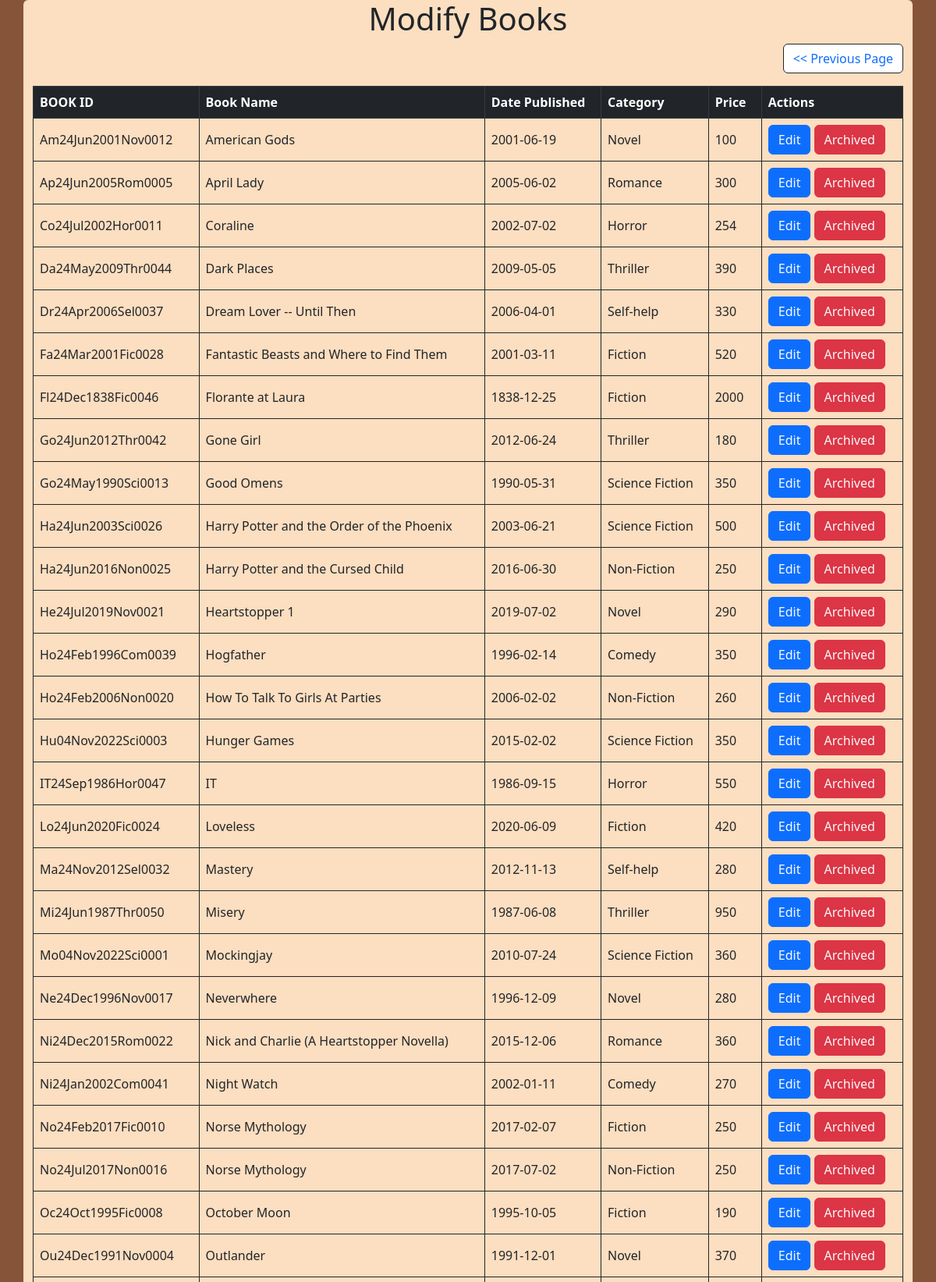
Screenshot of /Register/books.php (signed in, upper part) with the database file from the repository.
### tables this page shows
CREATE TABLE `books` (
  `book_id` varchar(255) NOT NULL,
  `book_name` varchar(255) NOT NULL,
  `pub_date` date NOT NULL,
  `date_added` date NOT NULL DEFAULT current_timestamp(),
  `category` varchar(255) NOT NULL,
  `counts` int(255) NOT NULL,
  `price` int(255) NOT NULL,
  `status` varchar(100) NOT NULL,
  `username` varchar(255) NOT NULL,
  `author` varchar(100) NOT NULL
);

### Register/books.php (the view, shortened to what this page needs)
<?php
	include('../User/functions.php');
?>
<?php
    include('servbooks.php');
?>
<html>
    <head>
    <link href="https://cdn.jsdelivr.net/npm/bootstrap@5.2.2/dist/css/bootstrap.min.css" rel="stylesheet"
>
    <link rel="stylesheet" href="edit.css">
    </head>
	<body>
        <div class="container rounded">
                <div class="table-responsive">
                <h1 class="text-center">Modify Books</h1>
                <ul class="pagination d-flex justify-content-end">
                    <a href="../Admin/home.php" class="page-link rounded border border-dark btn btn-primary"><< Previous Page</a>
                </ul>
                    <table class="table align-middle table-bordered border-dark">
                        <thead class="table-dark">
                            <tr>
                                <th scope='col'>BOOK ID</th>
                                <th scope='col'>Book Name</th>
                                <th scope='col'>Date Published</th>
                                <th scope='col'>Category</th>
                                <th scope='col'>Price</th>
                                <th scope='col'>Actions</th>
                            </tr>
                        </thead>
                        <?php
                            $results = mysqli_query($db, "SELECT * FROM books");
                            while ($row = mysqli_fetch_array($results)) {
                                echo "<tbody>";
                                    echo "<td>".$row['book_id']."</td>";
                                    echo "<td>".$row['book_name']."</td>";
                                    echo "<td>".$row['pub_date']."</td>";
                                    echo "<td>".$row['category']."</td>";
                                    echo "<td>".$row['price']."</td>";
                                    echo "<td>
                                        <a class='btn btn-primary link-light text-decoration-none' role='button' href='../Admin/addbooks.php?edit=".$row['book_id']."'>Edit</a>
                                        <a class='btn confirmation btn-danger link-light text-decoration-none' role='button' href='books.php?del=".$row['book_id']."'>Archived</a>
                                    </td>";
                                echo "</tbody>";
                        ?>
                        <?php } ?>
                        </body>
    </body>
</html>

### Register/edit.css (style rules this page uses)
body { background-color: #865439; }
.container { background-color: #FCDEC0; }

### rows the page displays
books: book_id "Am24Jun2001Nov0012", book_name "American Gods", pub_date "2001-06-19", category "Novel", price "100"
books: book_id "Ap24Jun2005Rom0005", book_name "April Lady", pub_date "2005-06-02", category "Romance", price "300"
books: book_id "Co24Jul2002Hor0011", book_name "Coraline", pub_date "2002-07-02", category "Horror", price "254"
books: book_id "Da24May2009Thr0044", book_name "Dark Places", pub_date "2009-05-05", category "Thriller", price "390"
books: book_id "Dr24Apr2006Sel0037", book_name "Dream Lover -- Until Then", pub_date "2006-04-01", category "Self-help", price "330"
books: book_id "Fa24Mar2001Fic0028", book_name "Fantastic Beasts and Where to Find Them", pub_date "2001-03-11", category "Fiction", price "520"
books: book_id "Fl24Dec1838Fic0046", book_name "Florante at Laura", pub_date "1838-12-25", category "Fiction", price "2000"
books: book_id "Go24Jun2012Thr0042", book_name "Gone Girl", pub_date "2012-06-24", category "Thriller", price "180"
books: book_id "Go24May1990Sci0013", book_name "Good Omens", pub_date "1990-05-31", category "Science Fiction", price "350"
books: book_id "Ha24Jun2003Sci0026", book_name "Harry Potter and the Order of the Phoenix", pub_date "2003-06-21", category "Science Fiction", price "500"
books: book_id "Ha24Jun2016Non0025", book_name "Harry Potter and the Cursed Child", pub_date "2016-06-30", category "Non-Fiction", price "250"
books: book_id "He24Jul2019Nov0021", book_name "Heartstopper 1", pub_date "2019-07-02", category "Novel", price "290"
books: book_id "Ho24Feb1996Com0039", book_name "Hogfather", pub_date "1996-02-14", category "Comedy", price "350"
books: book_id "Ho24Feb2006Non0020", book_name "How To Talk To Girls At Parties", pub_date "2006-02-02", category "Non-Fiction", price "260"
books: book_id "Hu04Nov2022Sci0003", book_name "Hunger Games", pub_date "2015-02-02", category "Science Fiction", price "350"
books: book_id "IT24Sep1986Hor0047", book_name "IT", pub_date "1986-09-15", category "Horror", price "550"
books: book_id "Lo24Jun2020Fic0024", book_name "Loveless", pub_date "2020-06-09", category "Fiction", price "420"
books: book_id "Ma24Nov2012Sel0032", book_name "Mastery", pub_date "2012-11-13", category "Self-help", price "280"
books: book_id "Mi24Jun1987Thr0050", book_name "Misery", pub_date "1987-06-08", category "Thriller", price "950"
books: book_id "Mo04Nov2022Sci0001", book_name "Mockingjay", pub_date "2010-07-24", category "Science Fiction", price "360"
books: book_id "Ne24Dec1996Nov0017", book_name "Neverwhere", pub_date "1996-12-09", category "Novel", price "280"
books: book_id "Ni24Dec2015Rom0022", book_name "Nick and Charlie (A Heartstopper Novella)", pub_date "2015-12-06", category "Romance", price "360"
books: book_id "Ni24Jan2002Com0041", book_name "Night Watch", pub_date "2002-01-11", category "Comedy", price "270"
books: book_id "No24Feb2017Fic0010", book_name "Norse Mythology", pub_date "2017-02-07", category "Fiction", price "250"
books: book_id "No24Jul2017Non0016", book_name "Norse Mythology", pub_date "2017-07-02", category "Non-Fiction", price "250"
books: book_id "Oc24Oct1995Fic0008", book_name "October Moon", pub_date "1995-10-05", category "Fiction", price "190"
books: book_id "Ou24Dec1991Nov0004", book_name "Outlander", pub_date "1991-12-01", category "Novel", price "370"
